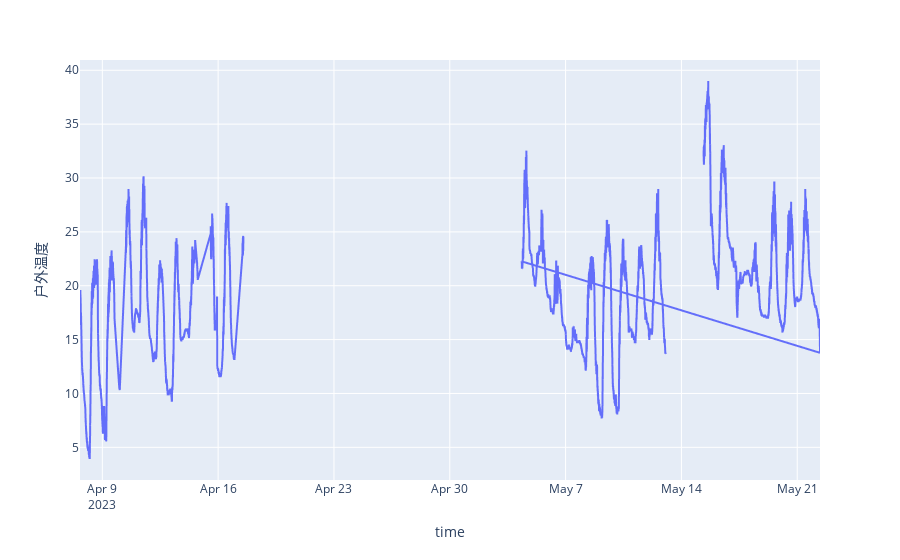

Notebook code cell kept with this figure:
### Code cell
px.line(comb,x='time',y='户外温度')

### Figure 1 — Plotly figure (JSON) as saved in the notebook; plotly's stock layout.template omitted (floating-point values rounded to 4 significant figures; data arrays with more than 128 entries replaced by an {"elided": "..."} marker saying what was removed)
{"data": [{"hovertemplate": "time=%{x}<br>户外温度=%{y}<extra></extra>", "legendgroup": "", "line": {"color": "#636efa", "dash": "solid"}, "marker": {"symbol": "circle"}, "mode": "lines", "name": "", "showlegend": false, "type": "scattergl", "x": {"elided": "32329 str values"}, "xaxis": "x", "y": {"elided": "32329 float values"}, "yaxis": "y"}], "layout": {"legend": {"tracegroupgap": 0}, "margin": {"t": 60}, "xaxis": {"anchor": "y", "domain": [0, 1], "title": {"text": "time"}}, "yaxis": {"anchor": "x", "domain": [0, 1], "title": {"text": "户外温度"}}}}
